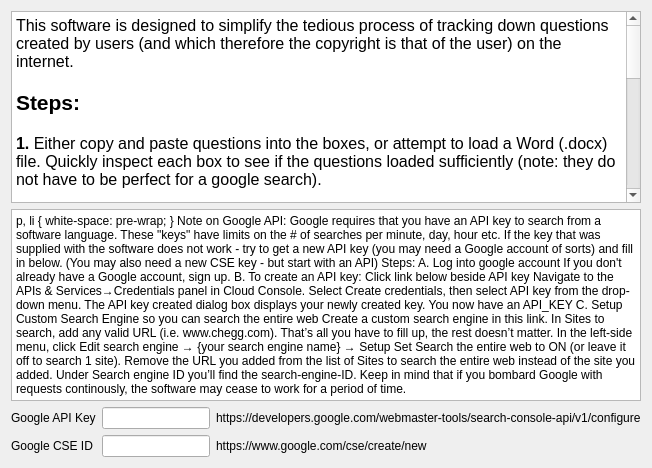
    <widget class="QWidget" name="tab_3">
     <attribute name="title">
      <string>Settings and How To</string>
     </attribute>
     <layout class="QGridLayout" name="gridLayout_22">
      <item row="0" column="0">
       <layout class="QVBoxLayout" name="verticalLayout_2">
        <item>
         <widget class="QTextBrowser" name="textBrowser">
          <property name="html">
           <string>&lt;!DOCTYPE HTML PUBLIC &quot;-//W3C//DTD HTML 4.0//EN&quot; &quot;http://www.w3.org/TR/REC-html40/strict.dtd&quot;&gt;
&lt;html&gt;&lt;head&gt;&lt;meta name=&quot;qrichtext&quot; content=&quot;1&quot; /&gt;&lt;style type=&quot;text/css&quot;&gt;
p, li { white-space: pre-wrap; }
&lt;/style&gt;&lt;/head&gt;&lt;body style=&quot; font-family:'MS Shell Dlg 2'; font-size:8.25pt; font-weight:400; font-style:normal;&quot;&gt;
&lt;p style=&quot; margin-top:0px; margin-bottom:0px; margin-left:0px; margin-right:0px; -qt-block-indent:0; text-indent:0px;&quot;&gt;&lt;span style=&quot; font-size:12pt;&quot;&gt;This software is designed to simplify the tedious process of tracking down questions created by users (and which therefore the copyright is that of the user) on the internet. &lt;/span&gt;&lt;/p&gt;
&lt;p style=&quot;-qt-paragraph-type:empty; margin-top:0px; margin-bottom:0px; margin-left:0px; margin-right:0px; -qt-block-indent:0; text-indent:0px; font-size:12pt;&quot;&gt;&lt;br /&gt;&lt;/p&gt;
&lt;p style=&quot; margin-top:0px; margin-bottom:0px; margin-left:0px; margin-right:0px; -qt-block-indent:0; text-indent:0px;&quot;&gt;&lt;span style=&quot; font-size:16pt; font-weight:600;&quot;&gt;Steps:&lt;/span&gt;&lt;/p&gt;
&lt;p style=&quot;-qt-paragraph-type:empty; margin-top:0px; margin-bottom:0px; margin-left:0px; margin-right:0px; -qt-block-indent:0; text-indent:0px; font-size:12pt;&quot;&gt;&lt;br /&gt;&lt;/p&gt;
&lt;p style=&quot; margin-top:0px; margin-bottom:0px; margin-left:0px; margin-right:0px; -qt-block-indent:0; text-indent:0px;&quot;&gt;&lt;span style=&quot; font-size:12pt; font-weight:600;&quot;&gt;1.&lt;/span&gt;&lt;span style=&quot; font-size:12pt;&quot;&gt; Either copy and paste questions into the boxes, or attempt to load a Word (.docx) file. Quickly inspect each box to see if the questions loaded sufficiently (note: they do not have to be perfect for a google search).&lt;/span&gt;&lt;/p&gt;
&lt;p style=&quot;-qt-paragraph-type:empty; margin-top:0px; margin-bottom:0px; margin-left:0px; margin-right:0px; -qt-block-indent:0; text-indent:0px; font-size:12pt;&quot;&gt;&lt;br /&gt;&lt;/p&gt;
&lt;p style=&quot; margin-top:0px; margin-bottom:0px; margin-left:0px; margin-right:0px; -qt-block-indent:0; text-indent:0px;&quot;&gt;&lt;span style=&quot; font-size:12pt; font-weight:600;&quot;&gt;2.&lt;/span&gt;&lt;span style=&quot; font-size:12pt;&quot;&gt; Hit the &amp;quot;Find your Choggers&amp;quot; button at the bottom of the screen. The status bar will start progressing as the top two Google hits will be loaded as hyperlinks. The screen may freeze as I did not multithread this program.&lt;/span&gt;&lt;/p&gt;
&lt;p style=&quot;-qt-paragraph-type:empty; margin-top:0px; margin-bottom:0px; margin-left:0px; margin-right:0px; -qt-block-indent:0; text-indent:0px; font-size:12pt;&quot;&gt;&lt;br /&gt;&lt;/p&gt;
&lt;p style=&quot; margin-top:0px; margin-bottom:0px; margin-left:0px; margin-right:0px; -qt-block-indent:0; text-indent:0px;&quot;&gt;&lt;span style=&quot; font-size:12pt; font-weight:600;&quot;&gt;3.&lt;/span&gt;&lt;span style=&quot; font-size:12pt;&quot;&gt; The &amp;quot;Save Questions&amp;quot; button can be used to save a &amp;quot;Chogg&amp;quot; file. Rather than typing in questions each time, you can then load a &amp;quot;Chogg&amp;quot; file, run the software, and check if anything has been posted. This can be useful tracking multiple assignments periodically throughout the term. &lt;/span&gt;&lt;/p&gt;
&lt;p style=&quot;-qt-paragraph-type:empty; margin-top:0px; margin-bottom:0px; margin-left:0px; margin-right:0px; -qt-block-indent:0; text-indent:0px; font-size:12pt;&quot;&gt;&lt;br /&gt;&lt;/p&gt;
&lt;p style=&quot; margin-top:0px; margin-bottom:0px; margin-left:0px; margin-right:0px; -qt-block-indent:0; text-indent:0px;&quot;&gt;&lt;span style=&quot; font-size:12pt; font-weight:600;&quot;&gt;4. &lt;/span&gt;&lt;span style=&quot; font-size:12pt;&quot;&gt;Each of the hyperlinks can be clicked for ease of checking whether or not the question matches your question.&lt;/span&gt;&lt;/p&gt;
&lt;p style=&quot;-qt-paragraph-type:empty; margin-top:0px; margin-bottom:0px; margin-left:0px; margin-right:0px; -qt-block-indent:0; text-indent:0px; font-size:12pt;&quot;&gt;&lt;br /&gt;&lt;/p&gt;
&lt;p style=&quot; margin-top:0px; margin-bottom:0px; margin-left:0px; margin-right:0px; -qt-block-indent:0; text-indent:0px;&quot;&gt;&lt;span style=&quot; font-size:12pt; font-weight:600;&quot;&gt;5.&lt;/span&gt;&lt;span style=&quot; font-size:12pt;&quot;&gt; To export a list of hyperlinks, click the checkbox labeled &amp;quot;Export&amp;quot; beside each hyperlink. The export list button can be used to export a Microsoft word file, pre-formatted to send in an email to websites asking to remove copywrited material.&lt;/span&gt;&lt;/p&gt;
&lt;p style=&quot;-qt-paragraph-type:empty; margin-top:0px; margin-bottom:0px; margin-left:0px; margin-right:0px; -qt-block-indent:0; text-indent:0px; font-size:12pt;&quot;&gt;&lt;br /&gt;&lt;/p&gt;
&lt;p style=&quot; margin-top:0px; margin-bottom:0px; margin-left:0px; margin-right:0px; -qt-block-indent:0; text-indent:0px;&quot;&gt;&lt;span style=&quot; font-size:12pt; font-style:italic;&quot;&gt;This version of the software was supplied to you as a beta-testing version. Please do not share this software without permission of the owner... remember why you are using it in the first place. &lt;/span&gt;&lt;/p&gt;
&lt;p style=&quot;-qt-paragraph-type:empty; margin-top:0px; margin-bottom:0px; margin-left:0px; margin-right:0px; -qt-block-indent:0; text-indent:0px; font-size:12pt;&quot;&gt;&lt;br /&gt;&lt;/p&gt;
&lt;p style=&quot;-qt-paragraph-type:empty; margin-top:0px; margin-bottom:0px; margin-left:0px; margin-right:0px; -qt-block-indent:0; text-indent:0px; font-size:12pt;&quot;&gt;&lt;br /&gt;&lt;/p&gt;&lt;/body&gt;&lt;/html&gt;</string>
          </property>
         </widget>
        </item>
        <item>
         <widget class="QTextBrowser" name="textBrowser_2">
          <property name="sizePolicy">
           <sizepolicy hsizetype="Minimum" vsizetype="Minimum">
            <horstretch>0</horstretch>
            <verstretch>0</verstretch>
           </sizepolicy>
          </property>
          <property name="html">
           <string>&lt;!DOCTYPE HTML PUBLIC &quot;-//W3C//DTD HTML 4.0//EN&quot; &quot;http://www.w3.org/TR/REC-html40/strict.dtd&quot;&gt;
&lt;html&gt;&lt;head&gt;&lt;meta name=&quot;qrichtext&quot; content=&quot;1&quot; /&gt;&lt;style type=&quot;text/css&quot;&gt;
p, li { white-space: pre-wrap; }
&lt;/style&gt;&lt;/head&gt;&lt;body style=&quot; font-family:'MS Shell Dlg 2'; font-size:8.25pt; font-weight:400; font-style:normal;&quot;&gt;
&lt;p style=&quot; margin-top:0px; margin-bottom:0px; margin-left:0px; margin-right:0px; -qt-block-indent:0; text-indent:0px;&quot;&gt;&lt;span style=&quot; font-size:12pt;&quot;&gt;Note on Google API:&lt;/span&gt;&lt;/p&gt;
&lt;p style=&quot;-qt-paragraph-type:empty; margin-top:0px; margin-bottom:0px; margin-left:0px; margin-right:0px; -qt-block-indent:0; text-indent:0px; font-size:12pt;&quot;&gt;&lt;br /&gt;&lt;/p&gt;
&lt;p style=&quot; margin-top:0px; margin-bottom:0px; margin-left:0px; margin-right:0px; -qt-block-indent:0; text-indent:0px;&quot;&gt;&lt;span style=&quot; font-size:12pt;&quot;&gt;Google requires that you have an API key to search from a software language. &lt;/span&gt;&lt;/p&gt;
&lt;p style=&quot;-qt-paragraph-type:empty; margin-top:0px; margin-bottom:0px; margin-left:0px; margin-right:0px; -qt-block-indent:0; text-indent:0px; font-size:12pt;&quot;&gt;&lt;br /&gt;&lt;/p&gt;
&lt;p style=&quot; margin-top:0px; margin-bottom:0px; margin-left:0px; margin-right:0px; -qt-block-indent:0; text-indent:0px;&quot;&gt;&lt;span style=&quot; font-size:12pt;&quot;&gt;These &amp;quot;keys&amp;quot; have limits on the # of searches per minute, day, hour etc. If the key that was supplied with the software does not work - try to get a new API key (you may need a Google account of sorts) and fill in below. (You may also need a new CSE key - but start with an API) &lt;/span&gt;&lt;/p&gt;
&lt;p style=&quot;-qt-paragraph-type:empty; margin-top:0px; margin-bottom:0px; margin-left:0px; margin-right:0px; -qt-block-indent:0; text-indent:0px; font-size:12pt;&quot;&gt;&lt;br /&gt;&lt;/p&gt;
&lt;p style=&quot; margin-top:0px; margin-bottom:0px; margin-left:0px; margin-right:0px; -qt-block-indent:0; text-indent:0px;&quot;&gt;&lt;span style=&quot; font-size:12pt;&quot;&gt;Steps:&lt;/span&gt;&lt;/p&gt;
&lt;p style=&quot;-qt-paragraph-type:empty; margin-top:0px; margin-bottom:0px; margin-left:0px; margin-right:0px; -qt-block-indent:0; text-indent:0px; font-size:12pt;&quot;&gt;&lt;br /&gt;&lt;/p&gt;
&lt;p style=&quot; margin-top:0px; margin-bottom:0px; margin-left:0px; margin-right:0px; -qt-block-indent:0; text-indent:0px;&quot;&gt;&lt;span style=&quot; font-size:12pt; font-weight:600; font-style:italic;&quot;&gt;A. Log into google account&lt;/span&gt;&lt;/p&gt;
&lt;p style=&quot;-qt-paragraph-type:empty; margin-top:0px; margin-bottom:0px; margin-left:0px; margin-right:0px; -qt-block-indent:0; text-indent:0px; font-size:12pt;&quot;&gt;&lt;br /&gt;&lt;/p&gt;
&lt;p style=&quot; margin-top:0px; margin-bottom:0px; margin-left:0px; margin-right:0px; -qt-block-indent:0; text-indent:0px;&quot;&gt;&lt;span style=&quot; font-size:12pt;&quot;&gt;If you don't already have a Google account, sign up.&lt;/span&gt;&lt;/p&gt;
&lt;p style=&quot;-qt-paragraph-type:empty; margin-top:0px; margin-bottom:0px; margin-left:0px; margin-right:0px; -qt-block-indent:0; text-indent:0px; font-size:12pt;&quot;&gt;&lt;br /&gt;&lt;/p&gt;
&lt;p style=&quot; margin-top:0px; margin-bottom:0px; margin-left:0px; margin-right:0px; -qt-block-indent:0; text-indent:0px;&quot;&gt;&lt;span style=&quot; font-size:12pt; font-weight:600; font-style:italic;&quot;&gt;B. To create an API key:&lt;/span&gt;&lt;/p&gt;
&lt;p style=&quot;-qt-paragraph-type:empty; margin-top:0px; margin-bottom:0px; margin-left:0px; margin-right:0px; -qt-block-indent:0; text-indent:0px; font-size:12pt;&quot;&gt;&lt;br /&gt;&lt;/p&gt;
&lt;p style=&quot; margin-top:0px; margin-bottom:0px; margin-left:0px; margin-right:0px; -qt-block-indent:0; text-indent:0px;&quot;&gt;&lt;span style=&quot; font-size:12pt; font-style:italic;&quot;&gt;Click link below beside API key&lt;/span&gt;&lt;/p&gt;
&lt;p style=&quot; margin-top:0px; margin-bottom:0px; margin-left:0px; margin-right:0px; -qt-block-indent:0; text-indent:0px;&quot;&gt;&lt;span style=&quot; font-size:12pt;&quot;&gt;Navigate to the &lt;/span&gt;&lt;a href=&quot;https://console.cloud.google.com/apis/credentials&quot;&gt;&lt;span style=&quot; font-size:8pt; text-decoration: underline; color:#0000ff;&quot;&gt;APIs &amp;amp; Services→Credentials&lt;/span&gt;&lt;/a&gt;&lt;span style=&quot; font-size:12pt;&quot;&gt; panel in Cloud Console.&lt;/span&gt;&lt;/p&gt;
&lt;p style=&quot; margin-top:0px; margin-bottom:0px; margin-left:0px; margin-right:0px; -qt-block-indent:0; text-indent:0px;&quot;&gt;&lt;span style=&quot; font-size:12pt;&quot;&gt;Select Create credentials, then select API key from the drop-down menu.&lt;/span&gt;&lt;/p&gt;
&lt;p style=&quot; margin-top:0px; margin-bottom:0px; margin-left:0px; margin-right:0px; -qt-block-indent:0; text-indent:0px;&quot;&gt;&lt;span style=&quot; font-size:12pt;&quot;&gt;The API key created dialog box displays your newly created key.&lt;/span&gt;&lt;/p&gt;
&lt;p style=&quot; margin-top:0px; margin-bottom:0px; margin-left:0px; margin-right:0px; -qt-block-indent:0; text-indent:0px;&quot;&gt;&lt;span style=&quot; font-size:12pt;&quot;&gt;You now have an API_KEY&lt;/span&gt;&lt;/p&gt;
&lt;p style=&quot;-qt-paragraph-type:empty; margin-top:0px; margin-bottom:0px; margin-left:0px; margin-right:0px; -qt-block-indent:0; text-indent:0px; font-size:12pt;&quot;&gt;&lt;br /&gt;&lt;/p&gt;
&lt;p style=&quot; margin-top:0px; margin-bottom:0px; margin-left:0px; margin-right:0px; -qt-block-indent:0; text-indent:0px;&quot;&gt;&lt;span style=&quot; font-size:12pt; font-weight:600; font-style:italic;&quot;&gt;C. Setup Custom Search Engine so you can search the entire web&lt;/span&gt;&lt;/p&gt;
&lt;p style=&quot;-qt-paragraph-type:empty; margin-top:0px; margin-bottom:0px; margin-left:0px; margin-right:0px; -qt-block-indent:0; text-indent:0px; font-size:12pt;&quot;&gt;&lt;br /&gt;&lt;/p&gt;
&lt;p style=&quot; margin-top:0px; margin-bottom:0px; margin-left:0px; margin-right:0px; -qt-block-indent:0; text-indent:0px;&quot;&gt;&lt;span style=&quot; font-size:12pt;&quot;&gt;Create a custom search engine in this link.&lt;/span&gt;&lt;/p&gt;
&lt;p style=&quot; margin-top:0px; margin-bottom:0px; margin-left:0px; margin-right:0px; -qt-block-indent:0; text-indent:0px;&quot;&gt;&lt;span style=&quot; font-size:12pt;&quot;&gt;In Sites to search, add any valid URL (i.e. www.chegg.com).&lt;/span&gt;&lt;/p&gt;
&lt;p style=&quot; margin-top:0px; margin-bottom:0px; margin-left:0px; margin-right:0px; -qt-block-indent:0; text-indent:0px;&quot;&gt;&lt;span style=&quot; font-size:12pt;&quot;&gt;That’s all you have to fill up, the rest doesn’t matter. In the left-side menu, click Edit search engine → {your search engine name} → Setup&lt;/span&gt;&lt;/p&gt;
&lt;p style=&quot; margin-top:0px; margin-bottom:0px; margin-left:0px; margin-right:0px; -qt-block-indent:0; text-indent:0px;&quot;&gt;&lt;span style=&quot; font-size:12pt;&quot;&gt;Set Search the entire web to ON (or leave it off to search 1 site).&lt;/span&gt;&lt;/p&gt;
&lt;p style=&quot; margin-top:0px; margin-bottom:0px; margin-left:0px; margin-right:0px; -qt-block-indent:0; text-indent:0px;&quot;&gt;&lt;span style=&quot; font-size:12pt;&quot;&gt;Remove the URL you added from the list of Sites to search the entire web instead of the site you added.&lt;/span&gt;&lt;/p&gt;
&lt;p style=&quot; margin-top:0px; margin-bottom:0px; margin-left:0px; margin-right:0px; -qt-block-indent:0; text-indent:0px;&quot;&gt;&lt;span style=&quot; font-size:12pt;&quot;&gt;Under Search engine ID you’ll find the search-engine-ID.&lt;/span&gt;&lt;/p&gt;
&lt;p style=&quot;-qt-paragraph-type:empty; margin-top:0px; margin-bottom:0px; margin-left:0px; margin-right:0px; -qt-block-indent:0; text-indent:0px; font-size:12pt;&quot;&gt;&lt;br /&gt;&lt;/p&gt;
&lt;p style=&quot;-qt-paragraph-type:empty; margin-top:0px; margin-bottom:0px; margin-left:0px; margin-right:0px; -qt-block-indent:0; text-indent:0px; font-size:12pt;&quot;&gt;&lt;br /&gt;&lt;/p&gt;
&lt;p style=&quot; margin-top:0px; margin-bottom:0px; margin-left:0px; margin-right:0px; -qt-block-indent:0; text-indent:0px;&quot;&gt;&lt;span style=&quot; font-size:12pt;&quot;&gt;Keep in mind that if you bombard Google with requests continously, the software may cease to work for a period of time.&lt;/span&gt;&lt;/p&gt;&lt;/body&gt;&lt;/html&gt;</string>
          </property>
         </widget>
        </item>
        <item>
         <layout class="QGridLayout" name="gridLayout_21">
          <item row="0" column="0">
           <widget class="QLabel" name="label">
            <property name="text">
             <string>Google API Key</string>
            </property>
           </widget>
          </item>
          <item row="0" column="1">
           <widget class="QLineEdit" name="apiKey"/>
          </item>
          <item row="0" column="2">
           <widget class="QLabel" name="label_3">
            <property name="text">
             <string>https://developers.google.com/webmaster-tools/search-console-api/v1/configure</string>
            </property>
           </widget>
          </item>
          <item row="1" column="0">
           <widget class="QLabel" name="label_2">
            <property name="text">
             <string>Google CSE ID</string>
            </property>
           </widget>
          </item>
          <item row="1" column="1">
           <widget class="QLineEdit" name="cseID"/>
          </item>
          <item row="1" column="2">
           <widget class="QLabel" name="label_4">
            <property name="text">
             <string>https://www.google.com/cse/create/new</string>
            </property>
            <property name="openExternalLinks">
             <bool>true</bool>
            </property>
           </widget>
          </item>
         </layout>
        </item>
       </layout>
      </item>
     </layout>
    </widget>
